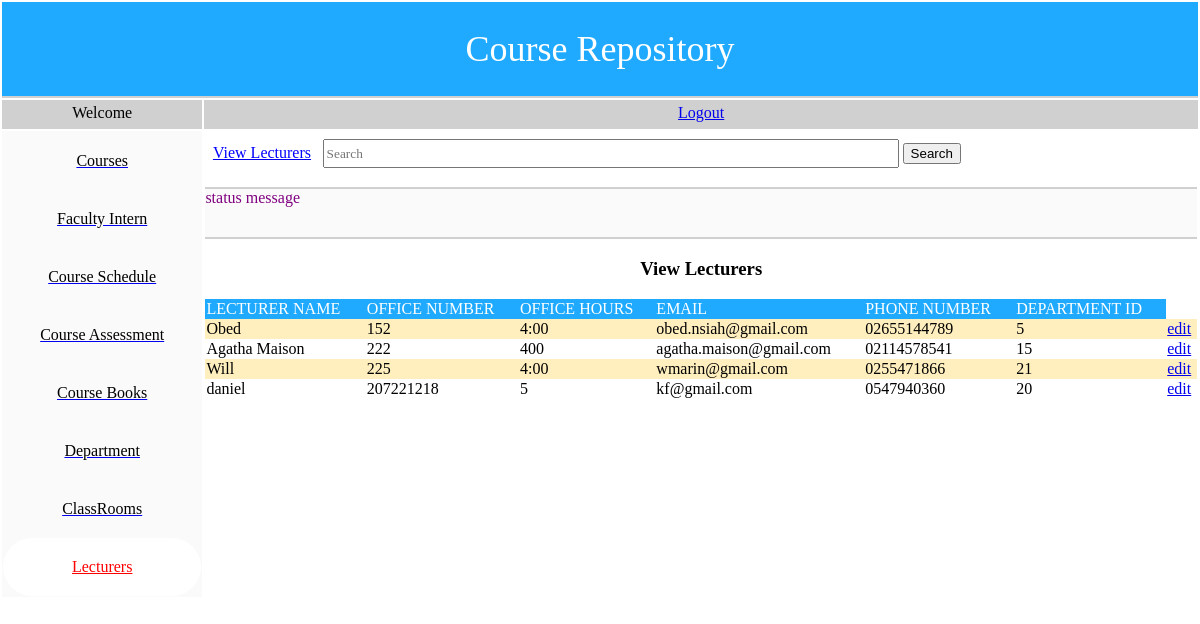
The page /viewlecturers.php on the database its author committed.
### tables this page shows
CREATE TABLE IF NOT EXISTS `lecturers` (
`lecturer_id` int(11) NOT NULL,
  `name` varchar(250) NOT NULL,
  `office_number` int(11) NOT NULL,
  `office_hours` varchar(250) NOT NULL,
  `email` varchar(250) NOT NULL,
  `phone_number` varchar(250) NOT NULL,
  `department_id` int(11) NOT NULL,
  `password` varchar(250) DEFAULT NULL,
  `username` varchar(250) DEFAULT NULL
);

### lecturers.php (called while the page is built, shortened)
<?php
include_once("adb.php");
class lecturers extends adb
{
	function get_lecturers() {
		$str_query = "select * from lecturers";
		if(!$this->query($str_query)) {
			return false;
		}
		return $this->fetch();
	}
}
?>

### adb.php (called while the page is built, shortened)
<?php
class adb {
    var $link;
    var $result;
    function connect() {
        $this->link = mysql_connect(DB_HOST , DB_USER, DB_PWORD);
        return true;
    }
    function fetch() {
        return mysql_fetch_assoc($this->result);
    }
    function query($str_sql) {
        $this->result = mysql_query($str_sql,$this->link);
        return true;
    }
}
?>

### viewlecturers.php (the view, shortened to what this page needs)
<?php
	$username = $_SESSION['user'];
?>
<html>
	<head>
		<link rel="stylesheet" href="css/style.css">
	</head>
	<body>
		<table id= "tableBody" width="100%">
			<tr>
				<td colspan="2" id="pageheader">
					Course Repository
				</td>
			</tr>
				<tr>
                <td id = "pageheaderI"><?php echo "Welcome $username";?></td>
				<td id = "pageheaderI"><a href = "logout.php">Logout</a></td>
            </tr>
			<tr>
			<td id="mainnav">
				    <a href='viewcourse.php' ><div class="menuitem">
                    Courses
                   </div></a>
					<a href='assistantview.php'>  <div class="menuitem"  >
                    Faculty Intern
                    </div></a>
					 <a href='manageschedule.php' ><div class="menuitem">
                    Course Schedule
                    </div></a>
					<a href='displayassess.php'><div class="menuitem"  >
                    Course Assessment
                    </div></a>
					<a href='books2.php'><div class="menuitem">
                    Course Books
                    </div></a>
					 <a href='department1.php'><div class="menuitem">
                   Department
                    </div></a>
                     <a href='display.php'><div class="menuitem">
                   ClassRooms
                    </div></a>
                   <div class="menuitem"  style = "background-color: ffffff; border-radius: 1000px;">
				    <a href='viewlecturers.php'   style = "color:red">
                    Lecturers
					</a>
                    </div>
                    </td>
				<td id="content">
					<div id="divPageMenu">
					<form method="GET" action="search.php">
						<a href ="viewlecturers.php"><span class="menuitem" >View Lecturers</span></a>
						<input type="text" id="txtSearch" name = "txt" placeholder = "Search"/>
						<a href ="search.php"><input type="submit" value = "Search"></a>
						</form>
					</div>
					<div id="divStatus" class="status">
						status message
					</div>
					<div id="divContent1">
						<h3 style ="text-align:center">View Lecturers</h3>
						<?php
				include("lecturers.php");
				$obj = new lecturers();
				$row = $obj->get_lecturers();
				echo "<table id='tableExample' class='reportTable' width='100%'>";
				echo "<tr class='header'>
								<td>Lecturer Name</td>
								<td>Office Number</td>
								<td>Office Hours</td>
								<td>Email</td>
								<td>Phone Number</td>
								<td>Department ID</td>
							</tr>";
				$count = 0;
				while($row){
					if ($count%2==0){
						$rownum = 'row1';
					}else{
						$rownum = 'row2';
					}
					echo "<tr class= '$rownum'><td>{$row['name']}</td><td>{$row['office_number']}</td>";
					echo "<td>{$row['office_hours']}</td><td>{$row['email']}</td><td>{$row['phone_number']}</td>";
					echo "<td>{$row['department_id']}</td><td><a href='editlecturers.php?id={$row['username']}'>edit</a></td></tr>";
					$row = $obj->fetch();
					$count++;
				}
				echo "</table>";
		?>
					</div>
	</body>
</html>

### css/style.css (style rules this page uses)
body { margin: 0px; }
.status { background-color:#fafafa; color: purple; border-bottom: solid 2px #d0d0d0; font-weight: solid; }
#mainnav .menuitem { color:black; cursor:hand; padding: 20px; }
#divPageMenu .menuitem { color:blue; cursor:hand; padding: 0.2cm; }
#pageheader { height: 1in; background-color: 1faaff; font-size: 36px; color: ffffff; text-align: center; border-bottom: solid 2px #d0d0d0; }
#pageheaderI { height: 0.3in; background-color: #d0d0d0; font-size: 16px; color: 000000; text-align: center; border-bottom: solid 2px #d0d0d0; }
#mainnav { text-align: center; width:2in; vertical-align:top; background-color:#fafafa; }
#content { width:10in; vertical-align:top; background-color:#ffffff; }
#divPageMenu { height:0.5in; border-bottom: solid 2px #d0d0d0; padding-top: 0.2cm; }
#divStatus { height:0.5in; }
.reportTable { border:1px; border-collapse:collapse; }
.reportTable .header { background-color: #1faaff; text-transform: uppercase; color: White; }
.reportTable .row1 { background-color: #FFEFBF; }
.reportTable .row2 { background-color:White; }
#txtSearch { height: 0.3in; width: 6in; font-family: cursive; }

### rows shown on the page
lecturers: name "Obed", office_number "152", office_hours "4:00", email "obed.nsiah@gmail.com", phone_number "02655144789", department "5"
lecturers: name "Agatha Maison", office_number "222", office_hours "400", email "agatha.maison@gmail.com", phone_number "02114578541", department "15"
lecturers: name "Will", office_number "225", office_hours "4:00", email "wmarin@gmail.com", phone_number "0255471866", department "21"
lecturers: name "daniel", office_number "207221218", office_hours "5", email "kf@gmail.com", phone_number "0547940360", department "20"
